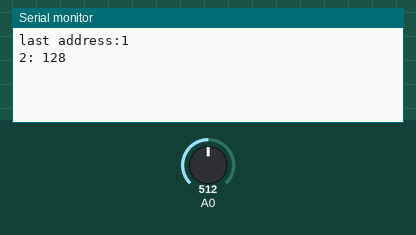
Recording of a sketch running on a simulated Arduino Uno, built with avr-gcc and run on an emulated ATmega328P. Parts: the last lines printed to the serial monitor. The inputs (shaded band) are chosen by the test bench; at power-on: A0 = 512. EEPROM starts erased.

Above: at 1.3 s.
1.4 s: A0 set to 716
At 2.0 s:
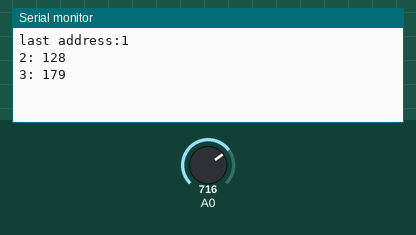
3.5 s: A0 set to 900
At 5.8 s:
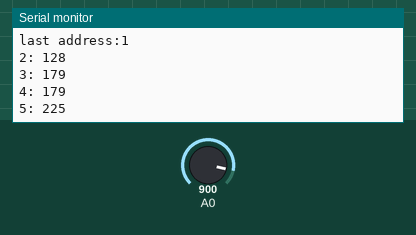
Timing chart, 0 to 7.3 s (numbered marks = the images above; inputs shaded):
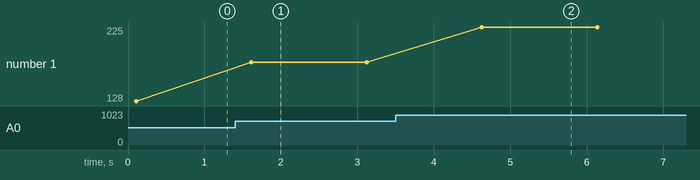

The sketch:

eeprom_write_read.ino
```cpp
/*
 * EEPROM Write/ READ
 *
 * Stores values read from analog input 0 into the EEPROM.
 * These values will stay in the EEPROM when the board is
 * turned off and may be retrieved later by another sketch.
 */

#include <EEPROM.h>

// the current address in the EEPROM (i.e. which byte
// we're going to write to next)
uint16_t addr = 0;
uint16_t ADDRESS_HEADER_LENGTH = 2; // in bytes

uint16_t NUM_ADDRESSES = 1024-ADDRESS_HEADER_LENGTH;


void readLastAddress()
{

  // read a byte from the current address of the EEPROM
  uint16_t addrLoValue = EEPROM.read(0);
  uint16_t addrHiValue = EEPROM.read(1);

  addr |= addrLoValue; // bottom 8 bits
  addr |= (addrHiValue << 8); // top 8 bits

  Serial.print("last address:");
  Serial.println(addr+ADDRESS_HEADER_LENGTH);

}

uint16_t writeLastAddress()
{
  byte lo = (addr & 255); // 0 out top 8 bits
  byte hi = (addr >> 8) & 255; //shift top bits right by 8

    // write address
  EEPROM.write(0,lo );
  EEPROM.write(1, hi );
}


void setup()
{
  Serial.begin(57600);
  readLastAddress();
  delay(100); // wait a short bit...
}

void loop()
{
  // advance to the next address.  there are 512 bytes in
  // the EEPROM, so go back to 0 when we hit 512.
  addr = (addr + 1) % NUM_ADDRESSES; // account for top 2 byte of address space

  // need to divide by 4 because analog inputs range from
  // 0 to 1023 and each byte of the EEPROM can only hold a
  // value from 0 to 255.
  int val = analogRead(0) / 4;

  // write the value to the appropriate byte of the EEPROM.
  // these values will remain there when the board is
  // turned off.
  EEPROM.write(addr+ADDRESS_HEADER_LENGTH, val);

  writeLastAddress();

  Serial.print((addr+ADDRESS_HEADER_LENGTH));
  Serial.print(": ");
  Serial.println(val);


  delay(1500);
}
```

Measured:
- after the input at 1.4 s, the serial monitor: prints a new line after 0.21 s (image 1)
- after the input at 3.5 s, the serial monitor: prints a new line after 1.1 s (image 2)
- plotted number 1: 128 → 179 after the input at 1.4 s, 179 → 225 after the input at 3.5 s
